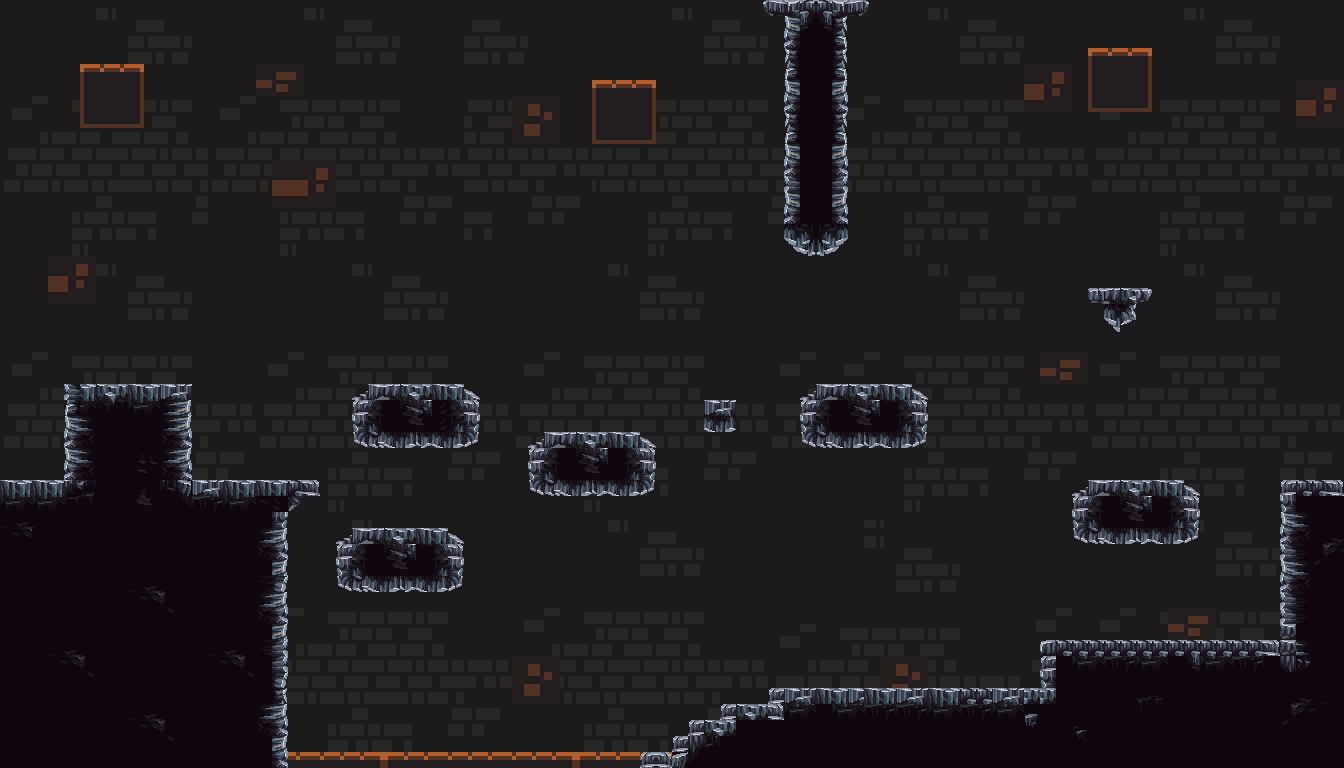

Tiled map render using the project's own tile images. Description and the map definition, with tile-layer contents summarised, below:
An orthogonal 84x48 tile map with 16x16 px tiles, 2 tile layers (Background, Collision), 2 tilesets.

<map version="1.9" tiledversion="1.9.2" orientation="orthogonal" renderorder="right-down" width="84" height="48" tilewidth="16" tileheight="16" infinite="0" nextlayerid="4" nextobjectid="1">
 <tileset firstgid="1" name="Cave_build_ttiledset" tilewidth="16" tileheight="16" tilecount="4096" columns="64">
  <image source="mainlev_build.png" width="1024" height="1024" />
 </tileset>
 <tileset firstgid="4097" name="Fire_back_tile" tilewidth="16" tileheight="16" tilecount="2560" columns="64">
  <image source="Fire_Map_Tiledset.png" width="1024" height="640" />
 </tileset>
 <layer id="3" name="Background" width="84" height="48" locked="1">
  <data>[4032 cells, 4032 non-empty, 308 distinct tile ids]</data>
 </layer>
 <layer id="2" name="Collision" width="84" height="48">
  <data>[4032 cells, 916 non-empty, 132 distinct tile ids]</data>
 </layer>
</map>
